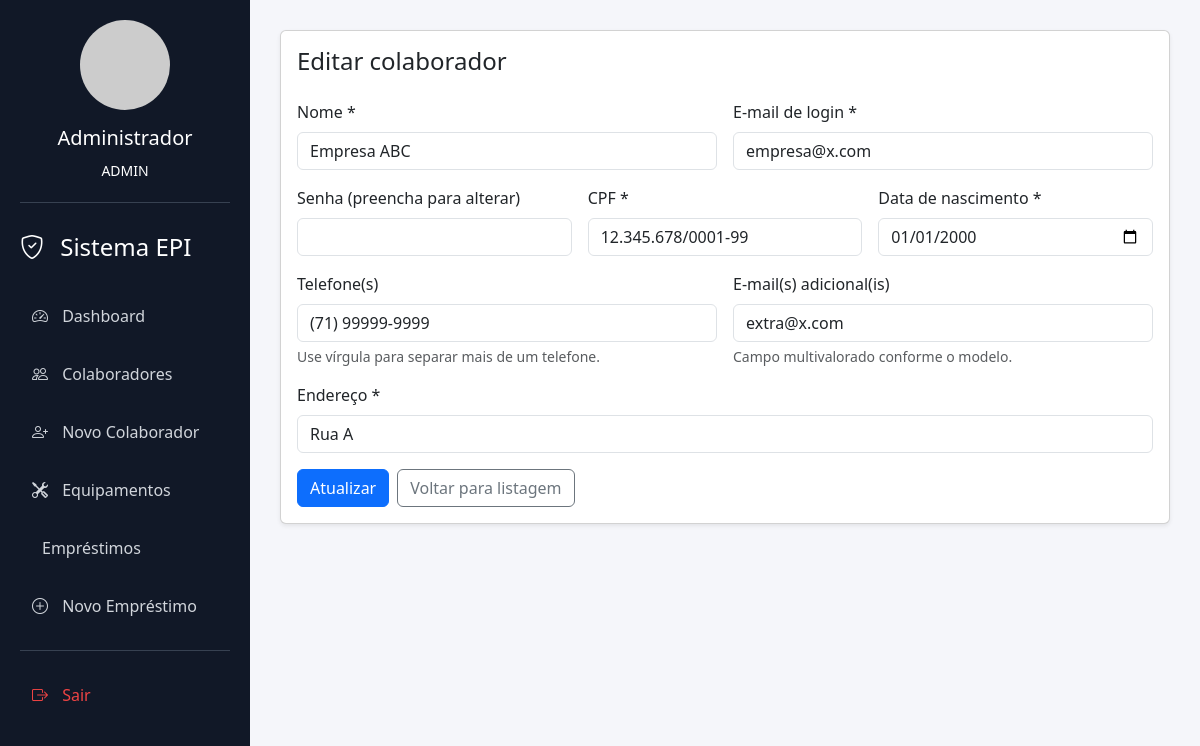
Page /funcionarios/4/editar (signed in) on the committed database.
### app/models.py (models this page shows)
class Usuario(db.Model):
    __tablename__ = 'usuario'
    id_usuario = db.Column(db.Integer, primary_key=True)
    nome = db.Column(db.String(100), nullable=False)
    email = db.Column(db.String(120), nullable=False, unique=True)
    senha = db.Column(db.String(255), nullable=False)
    tipo = db.Column(db.String(30), nullable=False, default='FUNCIONARIO')
    funcionario = db.relationship(
        'Funcionario',
        back_populates='usuario',
        cascade='all, delete-orphan',
        uselist=False,
    )
    emprestimos = db.relationship('Emprestimo', back_populates='usuario', cascade='all, delete-orphan')

class Funcionario(db.Model):
    __tablename__ = 'funcionario'
    id_usuario = db.Column(
        db.Integer,
        db.ForeignKey('usuario.id_usuario', ondelete='CASCADE'),
        primary_key=True,
    )
    cpf = db.Column(db.String(14), nullable=False, unique=True)
    data_nascimento = db.Column(db.Date, nullable=False)
    endereco = db.Column(db.String(150), nullable=False)
    usuario = db.relationship('Usuario', back_populates='funcionario')
    telefones = db.relationship('Telefone', back_populates='funcionario', cascade='all, delete-orphan')
    emails = db.relationship('EmailFuncionario', back_populates='funcionario', cascade='all, delete-orphan')

class Telefone(db.Model):
    __tablename__ = 'telefone'
    id_telefone = db.Column(db.Integer, primary_key=True)
    id_usuario = db.Column(db.Integer, db.ForeignKey('funcionario.id_usuario', ondelete='CASCADE'), nullable=False)
    numero = db.Column(db.String(20), nullable=False)
    funcionario = db.relationship('Funcionario', back_populates='telefones')

class EmailFuncionario(db.Model):
    __tablename__ = 'email_funcionario'
    id_email = db.Column(db.Integer, primary_key=True)
    id_usuario = db.Column(db.Integer, db.ForeignKey('funcionario.id_usuario', ondelete='CASCADE'), nullable=False)
    email = db.Column(db.String(120), nullable=False)
    funcionario = db.relationship('Funcionario', back_populates='emails')

### app/routes.py (the view, shortened to what this page needs)
@app.route('/colaboradores/<int:id_usuario>/editar', methods=['GET', 'POST'])
@app.route('/funcionarios/<int:id_usuario>/editar', methods=['GET', 'POST'])
@login_required
def editar_funcionario(id_usuario):
    funcionario = Funcionario.query.get_or_404(id_usuario)
    return render_template('employee.html', funcionario=funcionario, form={}, modo='edit')

### app/routes.py (called while the page is built, shortened)
def login_required(f):
    @wraps(f)
    def decorated_function(*args, **kwargs):
        if 'usuario_id' not in session:
            flash('Por favor, faça login para acessar esta página.', 'warning')
            return redirect(url_for('login'))
        return f(*args, **kwargs)
    return decorated_function

@app.before_request
def criar_banco():
    db.create_all()
    admin = Usuario.query.filter_by(email='admin@exemplo.com').first()

### app/templates/employee.html (shortened to what this page needs)
{% extends 'base.html' %}
{% set is_edit = modo == 'edit' %}
{% set tel_string = (funcionario.telefones | map(attribute='numero') | join(', ')) if funcionario else '' %}
{% set email_string = (funcionario.emails | map(attribute='email') | join(', ')) if funcionario else '' %}
{% block content %}
<div class="card shadow-sm">
    <div class="card-body">
        <h1 class="h4 mb-4">{{ 'Editar colaborador' if is_edit else 'Cadastro de Colaborador' }}</h1>
        <form method="post" action="{{ url_for('editar_funcionario', id_usuario=funcionario.id_usuario) if is_edit else url_for('criar_funcionario') }}" class="row g-3">
            <div class="col-md-6">
                <label class="form-label">Nome *</label>
                <input class="form-control" name="nome" required value="{{ form.get('nome', funcionario.usuario.nome if funcionario else '') }}">
            </div>
            <div class="col-md-6">
                <label class="form-label">E-mail de login *</label>
                <input class="form-control" type="email" name="email" required value="{{ form.get('email', funcionario.usuario.email if funcionario else '') }}">
            </div>
            <div class="col-md-4">
                <label class="form-label">Senha {{ '' if not is_edit else '(preencha para alterar)' }}</label>
                <input class="form-control" type="password" name="senha" {% if not is_edit %}required{% endif %}>
            </div>
            <div class="col-md-4">
                <label class="form-label">CPF *</label>
                <input class="form-control" name="cpf" required value="{{ form.get('cpf', funcionario.cpf if funcionario else '') }}">
            </div>
            <div class="col-md-4">
                <label class="form-label">Data de nascimento *</label>
                <input class="form-control" type="date" name="data_nascimento" required value="{{ form.get('data_nascimento', funcionario.data_nascimento.isoformat() if funcionario else '') }}">
            </div>
            <div class="col-md-6">
                <label class="form-label">Telefone(s)</label>
                <input class="form-control" name="telefones" placeholder="Ex.: (11) 99999-9999, (11) 3333-3333" value="{{ form.get('telefones', tel_string) }}">
                <div class="form-text">Use vírgula para separar mais de um telefone.</div>
            </div>
            <div class="col-md-6">
                <label class="form-label">E-mail(s) adicional(is)</label>
                <input class="form-control" name="emails_adicionais" placeholder="Ex.: outro@email.com" value="{{ form.get('emails_adicionais', email_string) }}">
                <div class="form-text">Campo multivalorado conforme o modelo.</div>
            </div>
            <div class="col-12">
                <label class="form-label">Endereço *</label>
                <input class="form-control" name="endereco" required value="{{ form.get('endereco', funcionario.endereco if funcionario else '') }}">
            </div>
            <div class="col-12 d-flex gap-2">
                <button class="btn btn-primary" type="submit">{{ 'Atualizar' if is_edit else 'Salvar' }}</button>
                <a class="btn btn-outline-secondary" href="{{ url_for('listar_funcionarios') }}">Voltar para listagem</a>
            </div>
        </form>
    </div>
</div>
{% endblock %}

### app/templates/base.html (shortened to what this page needs)
<!doctype html>
<html lang="pt-br">
<head>
    <link href="https://cdn.jsdelivr.net/npm/bootstrap@5.3.3/dist/css/bootstrap.min.css" rel="stylesheet">
    <link rel="stylesheet" href="https://cdn.jsdelivr.net/npm/bootstrap-icons@1.11.3/font/bootstrap-icons.min.css">
</head>
<body>
<div class="sidebar">
    <div class="user-box">
        <img src="https://i.pravatar.cc/150?img=12">
        <h5 class="mt-3">{{ session.get('usuario_nome', 'Visitante') }}</h5>
        <small>{{ session.get('usuario_tipo', 'Não logado') }}</small>
    </div>
    <h3><i class="bi bi-shield-check"></i> Sistema EPI</h3>
    {% if session.usuario_id %}
        <a href="{{ url_for('dashboard') }}" class="{% if request.endpoint == 'dashboard' %}active{% endif %}">
            <i class="bi bi-speedometer2"></i> Dashboard
        </a>
        <a href="{{ url_for('listar_funcionarios') }}" class="{% if request.endpoint == 'listar_funcionarios' %}active{% endif %}">
            <i class="bi bi-people"></i> Colaboradores
        </a>
        <a href="{{ url_for('criar_funcionario') }}" class="{% if request.endpoint == 'criar_funcionario' %}active{% endif %}">
            <i class="bi bi-person-plus"></i> Novo Colaborador
        </a>
        <a href="{{ url_for('listar_equipamentos') }}" class="{% if request.endpoint in ['listar_equipamentos', 'criar_equipamento', 'editar_equipamento'] %}active{% endif %}">
            <i class="bi bi-tools"></i> Equipamentos
        </a>
        <a href="{{ url_for('listar_emprestimos') }}" class="{% if request.endpoint in ['listar_emprestimos', 'criar_emprestimo', 'ver_emprestimo', 'editar_emprestimo'] %}active{% endif %}">
             Empréstimos
        </a>
        <a href="{{ url_for('criar_emprestimo') }}">
            <i class="bi bi-plus-circle"></i> Novo Empréstimo
        </a>
        <div class="logout-btn">
            <a href="{{ url_for('logout') }}">
                <i class="bi bi-box-arrow-right"></i> Sair
            </a>
        </div>
    {% else %}
        <a href="{{ url_for('login') }}">
            <i class="bi bi-box-arrow-in-right"></i> Login
        </a>
    {% endif %}
</div>
<div class="content">
{% block content %}{% endblock %}
</div>
</body>
</html>

### app/templates/base.html (style rules this page uses)
body { background:#f5f6fa; overflow-x:hidden; }
.sidebar { width:250px; height:100vh; background:#111827; position:fixed; left:0; top:0; padding:20px; color:white; overflow-y: auto; }
.sidebar h3 { margin-bottom:30px; font-size: 1.5rem; }
.sidebar a { display:block; color:#d1d5db; text-decoration:none; padding:12px; border-radius:10px; margin-bottom:10px; transition:0.2s; }
.sidebar i { margin-right: 10px; width: 20px; }
.content { margin-left:250px; padding:30px; }
.user-box { text-align:center; margin-bottom:30px; padding-bottom: 20px; border-bottom: 1px solid #374151; }
.user-box img { width:90px; height:90px; border-radius:50%; object-fit:cover; }
.logout-btn { margin-top: 20px; border-top: 1px solid #374151; padding-top: 20px; }
.logout-btn a { color: #ef4444 !important; }

### rows in the picture
Usuario: get "Administrador", get "ADMIN"
Usuario: nome "Empresa ABC", email "empresa@x.com"
Funcionario: cpf "12.345.678/0001-99", data_nascimento "01/01/2000", endereco "Rua A"
Telefone: telefones "(71) 99999-9999"
EmailFuncionario: emails_adicionais "extra@x.com"

### other values in the picture
{{ 'Editar colaborador' if is_edit else 'Cadastro de Colaborador' }} "Editar colaborador"
{{ '' if not is_edit else '(preencha para alterar)' }} "(preencha para alterar)"
{{ 'Atualizar' if is_edit else 'Salvar' }} "Atualizar"
